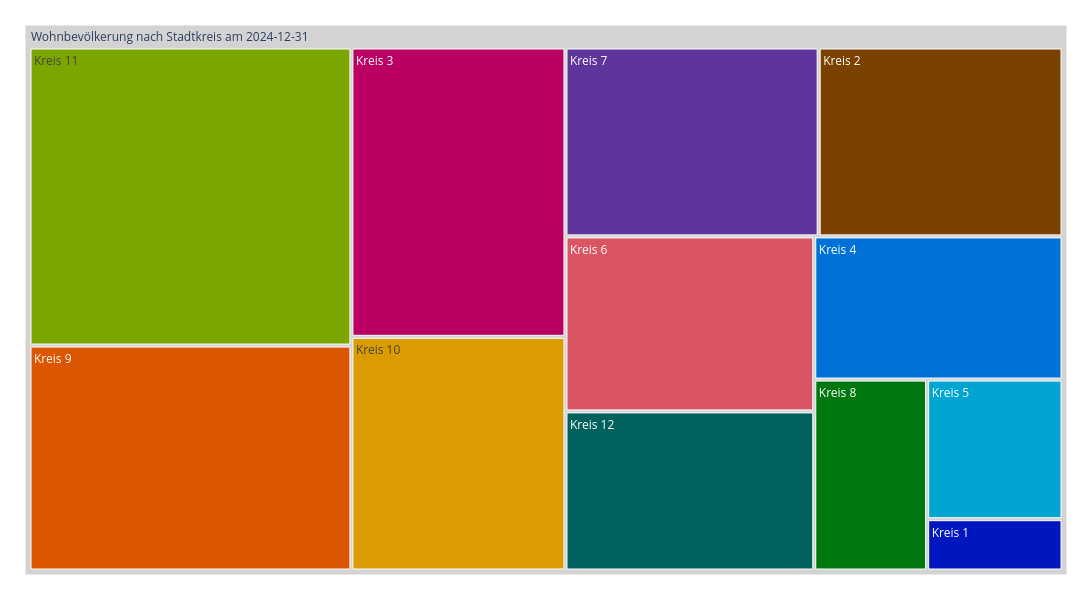

The cell this chart's notebook holds for it:
### Code cell
treeMap2= mypy_dv.plot_px_treemap(
    data=myTM2.reset_index()
    ,levels=['KreisLang']
    ,values="AnzBestWir"
    ,color="KreisLang"
    #, color_continuous_scale='Blues'
    ,color_discrete_map=farben_dict_zc 
    ,height=600
    ,width=1100               
    #,margin_val_bottom=25
    ,myHeaderTitle="Wohnbevölkerung nach Stadtkreis am "+data_max_date
)
treeMap2

### Figure 1 — Plotly figure (JSON) as saved in the notebook; plotly's stock layout.template omitted (floating-point values rounded to 4 significant figures)
{"data": [{"branchvalues": "total", "customdata": [["Kreis 10"], ["Kreis 6"], ["Kreis 7"], ["Kreis 9"], ["Kreis 11"], ["Kreis 12"], ["Kreis 8"], ["Kreis 2"], ["Kreis 1"], ["Kreis 4"], ["Kreis 3"], ["Kreis 5"], ["(?)"]], "domain": {"x": [0, 1], "y": [0, 1]}, "hovertemplate": "%{label}<br><br>Anzahl:<br>%{value}<extra></extra>", "ids": ["Wohnbevölkerung nach Stadtkreis am 2024-12-31/Kreis 10", "Wohnbevölkerung nach Stadtkreis am 2024-12-31/Kreis 6", "Wohnbevölkerung nach Stadtkreis am 2024-12-31/Kreis 7", "Wohnbevölkerung nach Stadtkreis am 2024-12-31/Kreis 9", "Wohnbevölkerung nach Stadtkreis am 2024-12-31/Kreis 11", "Wohnbevölkerung nach Stadtkreis am 2024-12-31/Kreis 12", "Wohnbevölkerung nach Stadtkreis am 2024-12-31/Kreis 8", "Wohnbevölkerung nach Stadtkreis am 2024-12-31/Kreis 2", "Wohnbevölkerung nach Stadtkreis am 2024-12-31/Kreis 1", "Wohnbevölkerung nach Stadtkreis am 2024-12-31/Kreis 4", "Wohnbevölkerung nach Stadtkreis am 2024-12-31/Kreis 3", "Wohnbevölkerung nach Stadtkreis am 2024-12-31/Kreis 5", "Wohnbevölkerung nach Stadtkreis am 2024-12-31"], "labels": ["Kreis 10", "Kreis 6", "Kreis 7", "Kreis 9", "Kreis 11", "Kreis 12", "Kreis 8", "Kreis 2", "Kreis 1", "Kreis 4", "Kreis 3", "Kreis 5", "Wohnbevölkerung nach Stadtkreis am 2024-12-31"], "marker": {"colors": ["#DA9C00", "#DA5563", "#5E359A", "#DC5500", "#7BA600", "#00615D", "#00770F", "#7B4100", "#0017BF", "#0072D7", "#BA0062", "#00A5D2", "lightgrey"]}, "name": "", "parents": ["Wohnbevölkerung nach Stadtkreis am 2024-12-31", "Wohnbevölkerung nach Stadtkreis am 2024-12-31", "Wohnbevölkerung nach Stadtkreis am 2024-12-31", "Wohnbevölkerung nach Stadtkreis am 2024-12-31", "Wohnbevölkerung nach Stadtkreis am 2024-12-31", "Wohnbevölkerung nach Stadtkreis am 2024-12-31", "Wohnbevölkerung nach Stadtkreis am 2024-12-31", "Wohnbevölkerung nach Stadtkreis am 2024-12-31", "Wohnbevölkerung nach Stadtkreis am 2024-12-31", "Wohnbevölkerung nach Stadtkreis am 2024-12-31", "Wohnbevölkerung nach Stadtkreis am 2024-12-31", "Wohnbevölkerung nach Stadtkreis am 2024-12-31", ""], "root": {"color": "grey"}, "type": "treemap", "values": [41544, 36161, 39713, 60137, 79678, 32871, 17898, 38247, 5769, 29518, 51434, 15694, 448664]}], "layout": {"height": 600, "legend": {"tracegroupgap": 0}, "margin": {"b": 25, "l": 25, "r": 25, "t": 25}, "width": 1100}}
